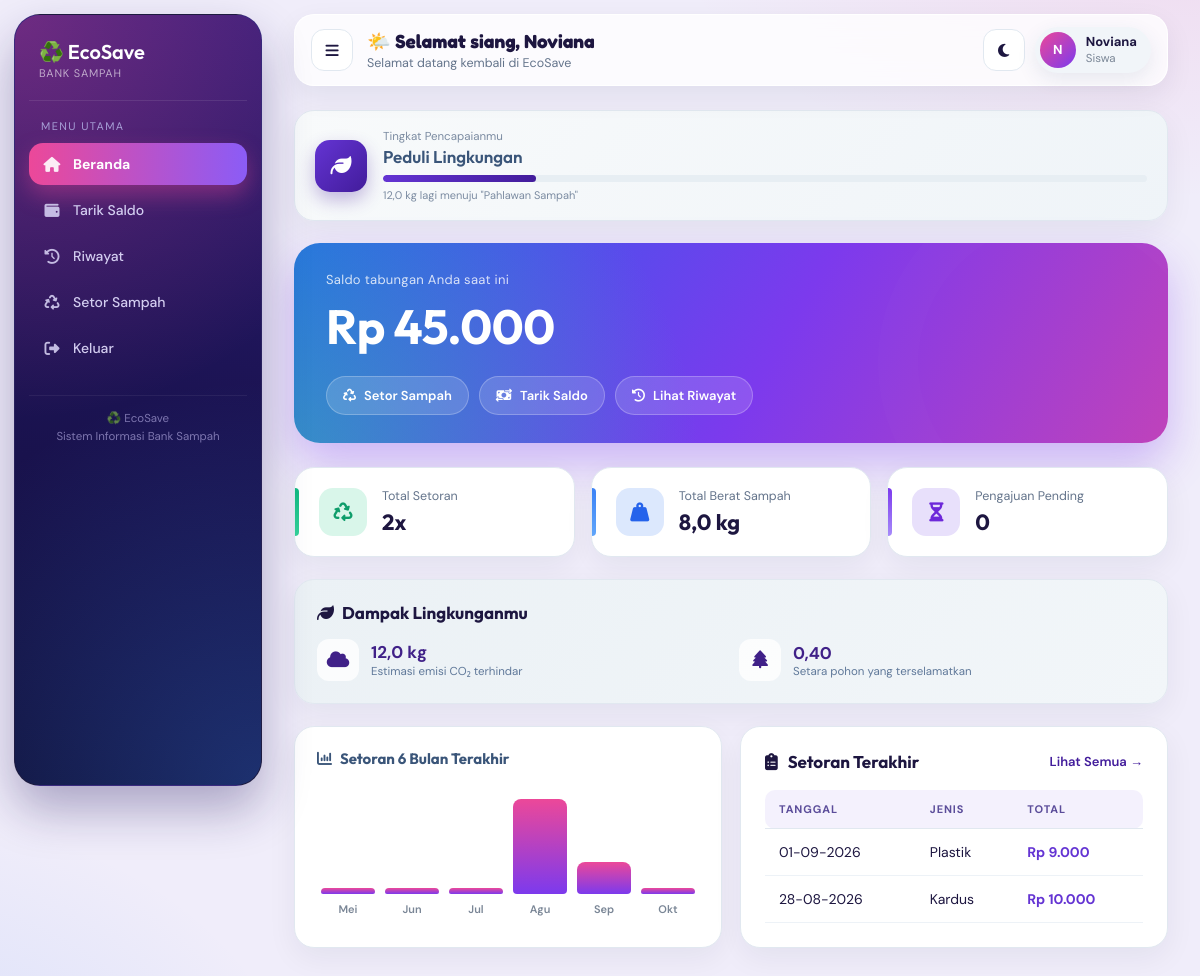
The app's page /dashboard.php (signed in) with its own data.
### tables this page shows
CREATE TABLE users (
  id_user INT AUTO_INCREMENT PRIMARY KEY,
  nama VARCHAR(100) NOT NULL,
  username VARCHAR(50) NOT NULL UNIQUE,
  password VARCHAR(255) NOT NULL,
  role ENUM('admin','siswa','guru','pengepul') DEFAULT 'siswa',
  saldo INT DEFAULT 0
);

CREATE TABLE transaksi (
  id_transaksi INT AUTO_INCREMENT PRIMARY KEY,
  id_user INT NOT NULL,
  id_sampah INT NOT NULL,
  tipe ENUM('setor','jual_pengepul','') DEFAULT 'setor',
  berat_kg FLOAT NOT NULL,
  total_rp INT NOT NULL,
  tanggal DATETIME NOT NULL,
  FOREIGN KEY (id_user) REFERENCES users(id_user),
  FOREIGN KEY (id_sampah) REFERENCES sampah(id_sampah)
);

CREATE TABLE sampah (
  id_sampah INT AUTO_INCREMENT PRIMARY KEY,
  jenis_sampah VARCHAR(50) NOT NULL,
  harga_per_kg INT NOT NULL,
  stok_kg FLOAT DEFAULT 0
);

### dashboard.php (the view, shortened to what this page needs)
<?php
include "koneksi.php";
$id_user = $_SESSION['id_user'];
$query_user = mysqli_query(
    $koneksi,
    "SELECT nama, saldo FROM users WHERE id_user = '$id_user'"
);
$user = mysqli_fetch_assoc($query_user);
$nama  = $user['nama'];
$saldo = (int) $user['saldo'];
$query_stat = mysqli_query(
    $koneksi,
    "SELECT
        COUNT(*) AS total_setoran,
        COALESCE(SUM(berat_kg), 0) AS total_berat
     FROM transaksi
     WHERE id_user = '$id_user'"
);
$stat = mysqli_fetch_assoc($query_stat);
$total_setoran = (int) ($stat['total_setoran'] ?? 0);
$total_berat   = (float) ($stat['total_berat'] ?? 0);
$co2_terhindar = $total_berat * 1.5;
$pohon_setara  = $total_berat / 20;
$query_pending = mysqli_query(
    $koneksi,
    "SELECT COUNT(*) AS jumlah, COALESCE(SUM(nominal), 0) AS total
     FROM tarik_saldo
     WHERE id_user = '$id_user' AND status = 'pending'"
);
$pending = mysqli_fetch_assoc($query_pending);
$pending_jumlah = (int) ($pending['jumlah'] ?? 0);
$query_grafik = mysqli_query(
    $koneksi,
    "SELECT
        DATE_FORMAT(tanggal, '%Y-%m') AS bulan,
        COALESCE(SUM(berat_kg), 0) AS berat
     FROM transaksi
     WHERE id_user = '$id_user'
       AND tanggal >= DATE_SUB(CURDATE(), INTERVAL 6 MONTH)
     GROUP BY bulan
     ORDER BY bulan ASC"
);
$grafik_data = [];
for ($i = 5; $i >= 0; $i--) {
    $key = date('Y-m', strtotime("-$i month"));
    $grafik_data[$key] = 0;
}
while ($row = mysqli_fetch_assoc($query_grafik)) {
    if (isset($grafik_data[$row['bulan']])) {
        $grafik_data[$row['bulan']] = (float) $row['berat'];
    }
}
$grafik_max = max(array_merge(array_values($grafik_data), [1]));
$query_riwayat = mysqli_query(
    $koneksi,
    "SELECT
        t.tanggal,
        s.jenis_sampah,
        t.berat_kg,
        t.total_rp
     FROM transaksi t
     JOIN sampah s ON t.id_sampah = s.id_sampah
     WHERE t.id_user = '$id_user'
     ORDER BY t.tanggal DESC
     LIMIT 5"
);
$jam = (int) date('H');
if ($jam >= 4 && $jam < 11) {
    $sapaan = "Selamat pagi";
    $sapaan_icon = "☀️";
} elseif ($jam >= 11 && $jam < 15) {
    $sapaan = "Selamat siang";
    $sapaan_icon = "🌤️";
} elseif ($jam >= 15 && $jam < 18) {
    $sapaan = "Selamat sore";
    $sapaan_icon = "🌇";
} else {
    $sapaan = "Selamat malam";
    $sapaan_icon = "🌙";
}
function rupiah($angka)
{
    return "Rp " . number_format($angka, 0, ',', '.');
}
$tingkatan = [
    ['batas' => 0,  'label' => 'Pemula Hijau',      'icon' => 'fa-seedling'],
    ['batas' => 5,  'label' => 'Peduli Lingkungan', 'icon' => 'fa-leaf'],
    ['batas' => 20, 'label' => 'Pahlawan Sampah',   'icon' => 'fa-tree'],
    ['batas' => 50, 'label' => 'Juara EcoSave',     'icon' => 'fa-trophy'],
];
$tingkat_sekarang = $tingkatan[0];
$tingkat_berikut  = null;
foreach ($tingkatan as $i => $t) {
    if ($total_berat >= $t['batas']) {
        $tingkat_sekarang = $t;
        $tingkat_berikut  = $tingkatan[$i + 1] ?? null;
    }
}
if ($tingkat_berikut) {
    $progress_persen = min(
        100,
        (($total_berat - $tingkat_sekarang['batas']) / ($tingkat_berikut['batas'] - $tingkat_sekarang['batas'])) * 100
    );
    $sisa_kg = $tingkat_berikut['batas'] - $total_berat;
} else {
    $progress_persen = 100;
    $sisa_kg = 0;
}
$nama_bulan_pendek = [
    '01' => 'Jan', '02' => 'Feb', '03' => 'Mar', '04' => 'Apr',
    '05' => 'Mei', '06' => 'Jun', '07' => 'Jul', '08' => 'Agu',
    '09' => 'Sep', '10' => 'Okt', '11' => 'Nov', '12' => 'Des',
];
?>
<!DOCTYPE html>
<html lang="id">
<head>
    <link rel="stylesheet" href="https://cdnjs.cloudflare.com/ajax/libs/font-awesome/6.5.2/css/all.min.css">
    <link rel="stylesheet" href="assets/tema.css">
</head>
<body>
    <aside class="sidebar">
        <div class="logo">
            ♻️ EcoSave
            <span>Bank Sampah</span>
        </div>
        <div class="menu-title">Menu Utama</div>
        <ul class="menu">
            <li>
                <a href="dashboard.php" class="active">
                    <i class="fa-solid fa-house"></i>
                    <span>Beranda</span>
                </a>
            </li>
            <li>
                <a href="tarik_saldo.php">
                    <i class="fa-solid fa-wallet"></i>
                    <span>Tarik Saldo</span>
                </a>
            </li>
            <li>
                <a href="riwayat.php">
                    <i class="fa-solid fa-clock-rotate-left"></i>
                    <span>Riwayat</span>
                </a>
            </li>
            <li>
                <a href="setor_sampah.php">
                    <i class="fa-solid fa-recycle"></i>
                    <span>Setor Sampah</span>
                </a>
            </li>
            <li>
                <a href="logout.php">
                    <i class="fa-solid fa-right-from-bracket"></i>
                    <span>Keluar</span>
                </a>
            </li>
        </ul>
        <div class="sidebar-footer">
            ♻️ EcoSave<br>
            Sistem Informasi Bank Sampah
        </div>
    </aside>
    <main class="main">
        <div class="topbar">
            <div>
                <h1><?= $sapaan_icon ?> <?= $sapaan ?>, <?= htmlspecialchars($nama) ?></h1>
                <p>Selamat datang kembali di EcoSave</p>
            </div>
            <div class="profile">
                <div class="profile-icon"><?= strtoupper(substr($nama, 0, 1)) ?></div>
                <div>
                    <b><?= htmlspecialchars($nama) ?></b><br>
                    <span style="color:#7a8696;"><?= $_SESSION['role'] === 'guru' ? 'Guru' : 'Siswa' ?></span>
                </div>
            </div>
        </div>
        <div class="badge-card">
            <div class="badge-icon">
                <i class="fa-solid <?= $tingkat_sekarang['icon'] ?>"></i>
            </div>
            <div class="badge-info">
                <div class="badge-title">Tingkat Pencapaianmu</div>
                <div class="badge-name"><?= $tingkat_sekarang['label'] ?></div>
                <div class="badge-track">
                    <div class="badge-fill" style="width: <?= $progress_persen ?>%;"></div>
                </div>
                <?php if ($tingkat_berikut): ?>
                    <div class="badge-hint">
                        <?= number_format($sisa_kg, 1, ',', '.') ?> kg lagi menuju
                        "<?= $tingkat_berikut['label'] ?>"
                    </div>
                <?php else: ?>
                    <div class="badge-hint">Tingkat tertinggi tercapai — terus pertahankan! 🎉</div>
                <?php endif; ?>
            </div>
        </div>
        <div class="saldo-hero">
            <p>Saldo tabungan Anda saat ini</p>
            <h2><?= rupiah($saldo) ?></h2>
            <div class="actions">
                <a href="setor_sampah.php"><i class="fa-solid fa-recycle"></i> Setor Sampah</a>
                <a href="tarik_saldo.php"><i class="fa-solid fa-money-bill-transfer"></i> Tarik Saldo</a>
                <a href="riwayat.php"><i class="fa-solid fa-clock-rotate-left"></i> Lihat Riwayat</a>
            </div>
        </div>
        <div class="stats">
            <div class="card">
                <div class="card-icon"><i class="fa-solid fa-recycle"></i></div>
                <div>
                    <div class="card-title">Total Setoran</div>
                    <div class="card-value"><?= $total_setoran ?>x</div>
                </div>
            </div>
            <div class="card">
                <div class="card-icon"><i class="fa-solid fa-weight-hanging"></i></div>
                <div>
                    <div class="card-title">Total Berat Sampah</div>
                    <div class="card-value"><?= number_format($total_berat, 1, ',', '.') ?> kg</div>
                </div>
            </div>
            <div class="card">
                <div class="card-icon"><i class="fa-solid fa-hourglass-half"></i></div>
                <div>
                    <div class="card-title">Pengajuan Pending</div>
                    <div class="card-value"><?= $pending_jumlah ?></div>
                </div>
            </div>
        </div>
        <div class="impact-box">
            <h2><i class="fa-solid fa-leaf"></i> Dampak Lingkunganmu</h2>
            <div class="impact-items">
                <div class="impact-item">
                    <div class="impact-icon"><i class="fa-solid fa-cloud"></i></div>
                    <div>
                        <div class="impact-value"><?= number_format($co2_terhindar, 1, ',', '.') ?> kg</div>
                        <div class="impact-label">Estimasi emisi CO₂ terhindar</div>
                    </div>
                </div>
                <div class="impact-item">
                    <div class="impact-icon"><i class="fa-solid fa-tree"></i></div>
                    <div>
                        <div class="impact-value"><?= number_format($pohon_setara, 2, ',', '.') ?></div>
                        <div class="impact-label">Setara pohon yang terselamatkan</div>
                    </div>
                </div>
            </div>
        </div>
        <div class="grid-2">
            <div class="chart-box">
                <h2><i class="fa-solid fa-chart-column"></i> Setoran 6 Bulan Terakhir</h2>
                <div class="chart-bars">
                    <?php foreach ($grafik_data as $bulan => $berat): ?>
                        <?php
                            $tinggi = $grafik_max > 0 ? max(6, ($berat / $grafik_max) * 95) : 6;
                            list($tahun, $bln) = explode('-', $bulan);
                        ?>
                        <div class="chart-col">
                            <div class="chart-bar-track">
                                <div class="chart-bar" style="height: <?= $tinggi ?>px;" title="<?= number_format($berat, 1, ',', '.') ?> kg"></div>
                            </div>
                            <div class="chart-label"><?= $nama_bulan_pendek[$bln] ?? $bln ?></div>
                        </div>
                    <?php endforeach; ?>
                </div>
            </div>
            <div class="table-box">
                <div class="table-header">
                    <h2><i class="fa-solid fa-clipboard-list"></i> Setoran Terakhir</h2>
                    <a href="riwayat.php">Lihat Semua →</a>
                </div>
                <table>
                    <thead>
                        <tr>
                            <th>Tanggal</th>
                            <th>Jenis</th>
                            <th>Total</th>
                        </tr>
                    </thead>
                    <tbody>
                    <?php if (mysqli_num_rows($query_riwayat) > 0): ?>
                        <?php while ($row = mysqli_fetch_assoc($query_riwayat)): ?>
                            <tr>
                                <td><?= date('d-m-Y', strtotime($row['tanggal'])) ?></td>
                                <td><?= htmlspecialchars($row['jenis_sampah']) ?></td>
                                <td class="total-cell"><?= rupiah($row['total_rp']) ?></td>
                            </tr>
                        <?php endwhile; ?>
                    <?php endif; ?>
                    </tbody>
                </table>
            </div>
        </div>
    </main>
</body>
</html>

### records on screen
users: nama "Noviana", nama "N", saldo "Rp 45.000"
transaksi: tanggal "01-09-2026", id_sampah.jenis_sampah "Plastik", total_rp "Rp 9.000"
transaksi: tanggal "28-08-2026", id_sampah.jenis_sampah "Kardus", total_rp "Rp 10.000"

### other values on screen
$sapaan_icon "🌤️"
$sapaan "Selamat siang"
$tingkat_sekarang['label'] "Peduli Lingkungan"
$sisa_kg "12,0"
$tingkat_berikut['label'] "Pahlawan Sampah"
$total_setoran "2"
$total_berat "8,0"
$pending_jumlah "0"
$co2_terhindar "12,0"
$pohon_setara "0,40"
$nama_bulan_pendek[$bln] "Mei"
$nama_bulan_pendek[$bln] "Jun"
$nama_bulan_pendek[$bln] "Jul"
$nama_bulan_pendek[$bln] "Agu"
$nama_bulan_pendek[$bln] "Sep"
